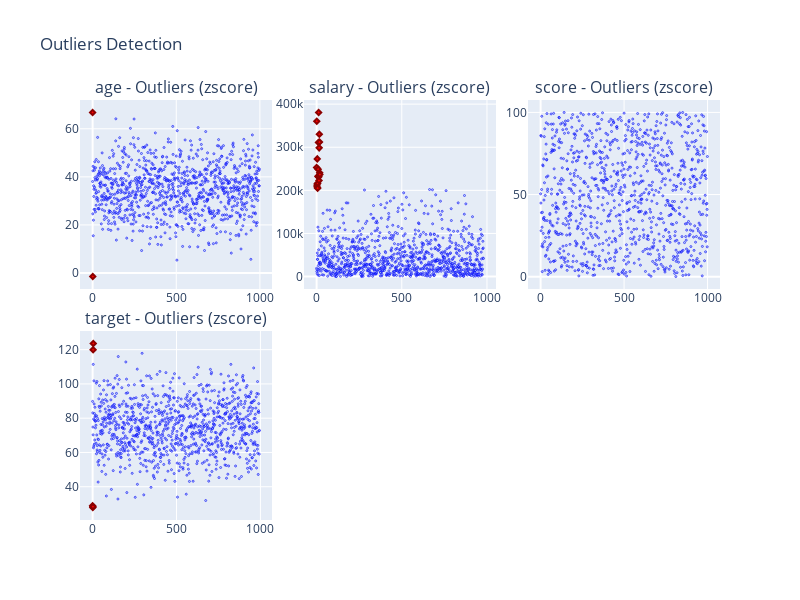

Notebook source saved alongside this figure:
### Code cell
eda = ExploratoryDataAnalysis(data=dummy_data)
# eda.group_analysis(groupby="role", numeric_cols=["age"])

# eda.plot_categorical_distribution(plot_type="all")
# eda.plot_correlation_heatmap(method="pearson")

# eda._calculate_outliers_iqr(series=nw_df["age"])[0]

# pl.int_range(0, 5)
# np.arange(0, 5)


eda.plot_outliers(method="zscore")

### Figure 1 — Plotly figure (JSON) as saved in the notebook; plotly's stock layout.template omitted (floating-point values rounded to 4 significant figures; data arrays with more than 128 entries replaced by an {"elided": "..."} marker saying what was removed)
{"data": [{"marker": {"color": "lightblue", "line": {"color": "blue", "width": 1}, "opacity": 0.7, "size": 2}, "mode": "markers", "name": "age_normal", "showlegend": false, "type": "scatter", "x": {"elided": "998 int values"}, "xaxis": "x", "y": {"elided": "998 float values"}, "yaxis": "y"}, {"marker": {"color": "red", "line": {"color": "darkred", "width": 2}, "size": 4, "symbol": "diamond"}, "mode": "markers", "name": "age_outliers", "showlegend": false, "type": "scatter", "x": [0, 1], "xaxis": "x", "y": [66.79, -1.484], "yaxis": "y"}, {"marker": {"color": "lightblue", "line": {"color": "blue", "width": 1}, "opacity": 0.7, "size": 2}, "mode": "markers", "name": "salary_normal", "showlegend": false, "type": "scatter", "x": {"elided": "980 int values"}, "xaxis": "x2", "y": {"elided": "980 float values"}, "yaxis": "y2"}, {"marker": {"color": "red", "line": {"color": "darkred", "width": 2}, "size": 4, "symbol": "diamond"}, "mode": "markers", "name": "salary_outliers", "showlegend": false, "type": "scatter", "x": [0, 1, 2, 3, 4, 5, 6, 7, 8, 9, 10, 11, 12, 13, 14, 15, 16, 17, 18, 19], "xaxis": "x2", "y": [253200.0, 360300.0, 210300.0, 214700.0, 273000.0, 206800.0, 205000.0, 216700.0, 232400.0, 249000.0, 231400.0, 311200.0, 380700.0, 231700.0, 222600.0, 298600.0, 330200.0, 311900.0, 240600.0, 236600.0], "yaxis": "y2"}, {"marker": {"color": "lightblue", "line": {"color": "blue", "width": 1}, "opacity": 0.7, "size": 2}, "mode": "markers", "name": "score_normal", "showlegend": false, "type": "scatter", "x": {"elided": "1000 int values"}, "xaxis": "x3", "y": {"elided": "1000 float values"}, "yaxis": "y3"}, {"marker": {"color": "lightblue", "line": {"color": "blue", "width": 1}, "opacity": 0.7, "size": 2}, "mode": "markers", "name": "target_normal", "showlegend": false, "type": "scatter", "x": {"elided": "995 int values"}, "xaxis": "x4", "y": {"elided": "995 float values"}, "yaxis": "y4"}, {"marker": {"color": "red", "line": {"color": "darkred", "width": 2}, "size": 4, "symbol": "diamond"}, "mode": "markers", "name": "target_outliers", "showlegend": false, "type": "scatter", "x": [0, 1, 2, 3, 4], "xaxis": "x4", "y": [28.9, 27.85, 28.34, 119.9, 123.6], "yaxis": "y4"}], "layout": {"annotations": [{"font": {"size": 16}, "showarrow": false, "text": "age - Outliers (zscore)", "x": 0.15, "xanchor": "center", "xref": "paper", "y": 1, "yanchor": "bottom", "yref": "paper"}, {"font": {"size": 16}, "showarrow": false, "text": "salary - Outliers (zscore)", "x": 0.5, "xanchor": "center", "xref": "paper", "y": 1, "yanchor": "bottom", "yref": "paper"}, {"font": {"size": 16}, "showarrow": false, "text": "score - Outliers (zscore)", "x": 0.85, "xanchor": "center", "xref": "paper", "y": 1, "yanchor": "bottom", "yref": "paper"}, {"font": {"size": 16}, "showarrow": false, "text": "target - Outliers (zscore)", "x": 0.15, "xanchor": "center", "xref": "paper", "y": 0.45, "yanchor": "bottom", "yref": "paper"}], "height": 600, "title": {"text": "Outliers Detection"}, "width": 800, "xaxis": {"anchor": "y", "domain": [0, 0.3]}, "xaxis2": {"anchor": "y2", "domain": [0.35, 0.65]}, "xaxis3": {"anchor": "y3", "domain": [0.7, 1]}, "xaxis4": {"anchor": "y4", "domain": [0, 0.3]}, "xaxis5": {"anchor": "y5", "domain": [0.35, 0.65]}, "xaxis6": {"anchor": "y6", "domain": [0.7, 1]}, "yaxis": {"anchor": "x", "domain": [0.55, 1]}, "yaxis2": {"anchor": "x2", "domain": [0.55, 1]}, "yaxis3": {"anchor": "x3", "domain": [0.55, 1]}, "yaxis4": {"anchor": "x4", "domain": [0, 0.45]}, "yaxis5": {"anchor": "x5", "domain": [0, 0.45]}, "yaxis6": {"anchor": "x6", "domain": [0, 0.45]}}}
